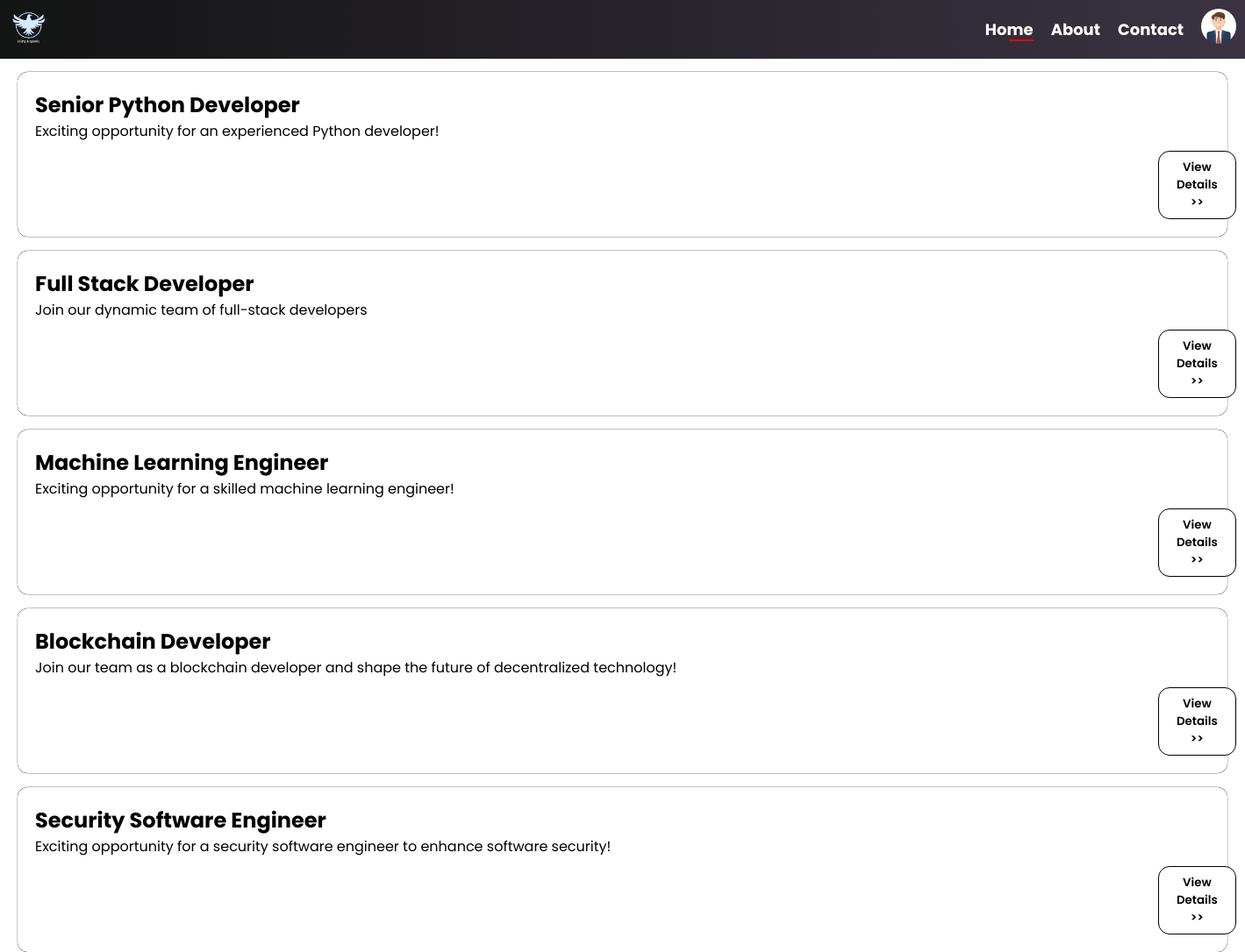
Screenshot of /appli/ (signed in) with the database file from the repository.
### resume_manager/models.py (models this page shows, shortened)
class Job_description(models.Model):
    title = models.CharField(max_length = 255)
    brief_stat = models.CharField(max_length = 255 ,null = True)
    responsibility = models.TextField()
    requirement = models.TextField()
    salary = models.CharField(max_length = 100)
    created_at = models.DateTimeField(auto_now_add= True , null = True)

### resume_manager/views.py (the view)
# urls.py: path("appli/",views.applicant_view,name='appview'),
def applicant_view(request):
    if request.user.is_authenticated:
        jobs = Job_description.objects.all()
        return render(request,'Applicant Updated/AppliDashboard.html',{'jobs': jobs})
    else:
        return redirect('login')

### resume_manager/emailbackend.py (called while the page is built)
    def get_user(self, user_id):
        UserModel = get_user_model()
        try:
            return UserModel.objects.get(pk=user_id)
        except UserModel.DoesNotExist:
            return None

### templates/Applicant Updated/AppliDashboard.html (shortened to what this page needs)
<!DOCTYPE html>
{% load static %}
<html lang="en">
<head>
</head>
<body>
  <nav>
    <div class="logo">
      <img src="{% static "image/HireHawkLogo.png"%}" alt="Logo">
    </div>
    <ul>
      <li><a href="{% url 'appview' %}" class="thispage">Home</a></li>
      <li><a href="{% url 'about' %}">About</a></li>
      <li><a href="{% url 'Acontactus' %}">Contact</a></li>
      <li class="nav-item profile" id="profileImage" onclick="showPopup()">
        <img src="{% static "image/profile-image.jpg" %}" alt="Profile Avatar">
      </li>
    </ul>
  </nav>
  <div class="content">
  </div>
{% for job in jobs %}
  <div class="content" >
    <div class="text-content">
      <h2>{{job.title}}</h2>
      <p>
        {{job.brief_stat}}
      </p>
    </div>
    <form method="post" action={% url 'job_desc' %}>
     <button id="fileInputButton" onclick="redirectToAboutJob()" type = "submit">
      View Details >>
     </button>
  </div>
{% endfor %}
</body>
</html>

### templates/Applicant Updated/AppliDashboard.html (style rules this page uses)
body { font-family: 'Poppins', sans-serif; margin: 0; }
nav { position: fixed; top: 0; width: 100%; background: linear-gradient(to right, #131414, #3b3342); padding: 10px; display: flex; justify-content: space-between; align-items: center; }
nav .logo img { max-height: 40px; }
nav ul { list-style: none; margin: 0; padding: 0; display: flex; align-items: center; }
nav li { margin-right: 20px; }
nav a { text-decoration: none; color: white; font-weight: bold; font-size: 18px; }
nav .profile { cursor: pointer; }
nav .profile img { border-radius: 50%; max-height: 40px; cursor: pointer; }
.content { margin-top: 16px; margin-left: 20px; margin-right: 20px; padding: 20px; cursor: pointer; border-radius: 12px; display: flex; flex-direction: column; align-items: flex-start; border: none; box-shadow: 0 0 0 0.2px black; }
.text-content { margin-bottom: 10px; }
.text-content h2, .text-content p { margin: 0; }
#fileInputButton { font-family: 'Poppins', sans-serif; color: black; border-radius: 13px; cursor: pointer; font-weight: 600; border: 1px solid black; background-color: white; padding: 8px 20px; margin-left: 160vh; cursor: pointer; transition: background-color 0.3s; }
.thispage { display: inline-block; position: relative; }
.thispage::after { content: ""; display: block; position: absolute; bottom: 0; right: 0; height: 50%; width: 50%; border-bottom: 2px solid red; }

### rows the page displays
Job_description: title "Senior Python Developer", brief_stat "Exciting opportunity for an experienced Python developer!"
Job_description: title "Full Stack Developer", brief_stat "Join our dynamic team of full-stack developers"
Job_description: title "Machine Learning Engineer", brief_stat "Exciting opportunity for a skilled machine learning engineer!"
Job_description: title "Blockchain Developer", brief_stat "Join our team as a blockchain developer and shape the future of decentralized technology!"
Job_description: title "Security Software Engineer", brief_stat "Exciting opportunity for a security software engineer to enhance software security!"
